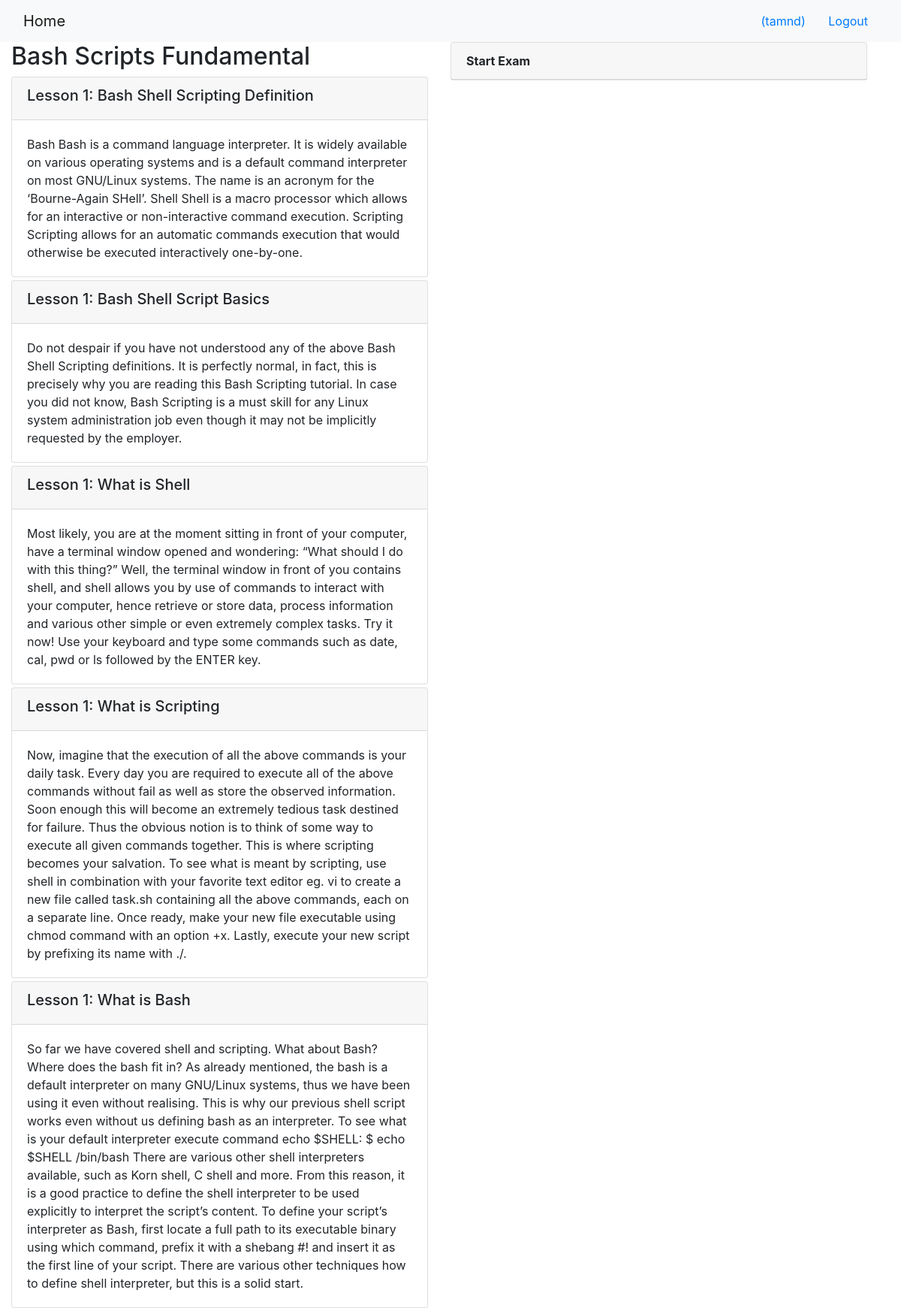
/onlinecourse/1/ (signed in), run on the app's committed database.
### onlinecourse/models.py (models this page shows, shortened)
class Course(models.Model):
    name = models.CharField(null=False, max_length=30, default='online course')
    image = models.ImageField(upload_to='course_images/')
    description = models.CharField(max_length=1000)
    pub_date = models.DateField(null=True)
    instructors = models.ManyToManyField(Instructor)
    users = models.ManyToManyField(settings.AUTH_USER_MODEL, through='Enrollment')
    total_enrollment = models.IntegerField(default=0)
    is_enrolled = False
    grade = models.IntegerField(default=80,
                                null=True,
                                blank=True)
    created_date = models.DateField(default=date.today,
                                    help_text=_('Ngày chỉnh sửa gần nhất'),
                                    )
    updated_at = models.DateTimeField(default=djnow,
                                      help_text=_('Ngày giờ chỉnh sửa gần nhất'),
                                      )
    created_at = models.DateTimeField(default=djnow,
                                      help_text=_('Ngày giờ được tạo, không thể sửa đổi'),
                                      editable=False)
    tracker = FieldTracker()
    def all_questions(self):
        return Question.objects.filter(course=self)

class Lesson(models.Model):
    title = models.CharField(max_length=200, default="title")
    order = models.IntegerField(default=0)
    course = models.ForeignKey(Course, on_delete=models.CASCADE)
    content = models.TextField()
    created_by = models.ForeignKey(Account,
                                   on_delete=models.SET_DEFAULT,
                                   default=None,
                                   null=True,
                                   blank=True,
                                   related_name='%(app_label)s_%(class)s_created_by')
    updated_by = models.ForeignKey(Account,
                                   on_delete=models.SET_DEFAULT,
                                   default=None,
                                   null=True,
                                   blank=True,
                                   related_name='%(app_label)s_%(class)s_modified_by')
    created_date = models.DateField(default=date.today,
                                    help_text=_('Ngày chỉnh sửa gần nhất'),
                                    )
    updated_at = models.DateTimeField(default=djnow,
                                      help_text=_('Ngày giờ chỉnh sửa gần nhất'),
                                      )
    created_at = models.DateTimeField(default=djnow,
                                      help_text=_('Ngày giờ được tạo, không thể sửa đổi'),
                                      editable=False)
    tracker = FieldTracker()

### onlinecourse/views.py (the view)
# urls.py: path('<int:pk>/', views.CourseDetailView.as_view(), name='course_details'),
class CourseDetailView(generic.DetailView):
    model = Course
    template_name = 'onlinecourse/course_detail_bootstrap.html'

### onlinecourse/models.py (called while the page is built)
    def all_choices(self):
        return Choice.objects.filter(question=self)

### onlinecourse/templates/onlinecourse/course_detail_bootstrap.html (shortened to what this page needs)
<!DOCTYPE html>
<html lang="en">
<head>
     {% load static %}
    <link rel="stylesheet" href="https://maxcdn.bootstrapcdn.com/bootstrap/4.5.2/css/bootstrap.min.css">
</head>
<body>
    <nav class="navbar navbar-light bg-light">
        <div class="container-fluid">
            <div class="navbar-header">
                  <a class="navbar-brand" href="{% url 'onlinecourse:index' %}">Home</a>
            </div>
            <ul class="nav navbar-nav navbar-right">
                {% if user.is_authenticated %}
                <li>
                    <a class="btn btn-link" href="#">{{ user.first_name }}({{ user.username }})</a>
                    <a class="btn btn-link" href="{% url 'onlinecourse:logout' %}">Logout</a>
                </li>
                {% endif %}
            </ul>
        </div>
    </nav>
    <div class="container-fluid row">
        <div class="col-6">
            <h2>{{ course.name }}</h2>
                <div class="card-columns-vertical">
                    {% for lesson in course.lesson_set.all %}
                        <div class="card mt-1">
                            <div class="card-header"><h5>Lesson {{lesson.order|add:1}}: {{lesson.title}}</h5></div>
                            <div class="card-body">{{lesson.content}}</div>
                        </div>
                    {% endfor %}
                </div>
        </div>
        <div class="col-6">
            {% if user.is_authenticated %}
                <div class="card" data-toggle="collapse" href="#examCollapseId">
                    <div class="card-header">
                    <b>Start Exam</b>
                    </div>
                </div>
            {% endif %}
        </div>
    </div>
</body>
</html>

### data on the page
Course: name "Bash Scripts Fundamental"
Lesson: order|add "1", title "Bash Shell Scripting Definition", content "Bash Bash is a command language interpreter. It is widely available on various operating systems and is a default command interpreter on most GNU/Linux systems. The name is an acronym for the ‘Bourne-Again SHell’. Shell Shell is a macro processor which allows for an interactive or non-interactive command execution. Scripting Scripting allows for an automatic commands execution that would otherwise be executed interactively one-by-one."
Lesson: order|add "1", title "Bash Shell Script Basics", content "Do not despair if you have not understood any of the above Bash Shell Scripting definitions. It is perfectly normal, in fact, this is precisely why you are reading this Bash Scripting tutorial. In case you did not know, Bash Scripting is a must skill for any Linux system administration job even though it may not be implicitly requested by the employer."
Lesson: order|add "1", title "What is Shell", content "Most likely, you are at the moment sitting in front of your computer, have a terminal window opened and wondering: “What should I do with this thing?” Well, the terminal window in front of you contains shell, and shell allows you by use of commands to interact with your computer, hence retrieve or store data, process information and various other simple or even extremely complex tasks. Try it now! Use your keyboard and type some commands such as date, cal, pwd or ls followed by the ENTER key."
Lesson: order|add "1", title "What is Scripting", content "Now, imagine that the execution of all the above commands is your daily task. Every day you are required to execute all of the above commands without fail as well as store the observed information. Soon enough this will become an extremely tedious task destined for failure. Thus the obvious notion is to think of some way to execute all given commands together. This is where scripting becomes your salvation. To see what is meant by scripting, use shell in combination with your favorite text editor eg. vi to create a new file called task.sh containing all the above commands, each on a separate line. Once ready, make your new file executable using chmod command with an option +x. Lastly,…"
Lesson: order|add "1", title "What is Bash", content "So far we have covered shell and scripting. What about Bash? Where does the bash fit in? As already mentioned, the bash is a default interpreter on many GNU/Linux systems, thus we have been using it even without realising. This is why our previous shell script works even without us defining bash as an interpreter. To see what is your default interpreter execute command echo $SHELL: $ echo $SHELL /bin/bash There are various other shell interpreters available, such as Korn shell, C shell and more. From this reason, it is a good practice to define the shell interpreter to be used explicitly to interpret the script’s content. To define your script’s interpreter as Bash, first locate a full path…"

### other printed values
{{ user.username }} "tamnd"
